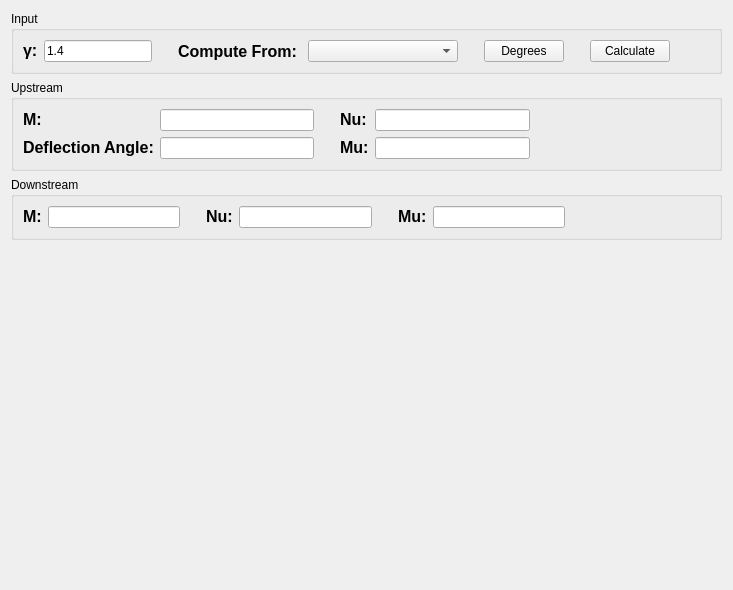
      <widget class="QWidget" name="tab_6">
       <attribute name="title">
        <string>Prandtl-Meyer</string>
       </attribute>
       <layout class="QVBoxLayout" name="verticalLayout_8">
        <item>
         <widget class="QGroupBox" name="groupBox_15">
          <property name="title">
           <string>Input</string>
          </property>
          <layout class="QHBoxLayout" name="horizontalLayout_15">
           <item>
            <widget class="QLabel" name="label_101">
             <property name="maximumSize">
              <size>
               <width>16777215</width>
               <height>16777215</height>
              </size>
             </property>
             <property name="font">
              <font>
               <pointsize>12</pointsize>
               <weight>75</weight>
               <bold>true</bold>
              </font>
             </property>
             <property name="text">
              <string>&lt;html&gt;&lt;head/&gt;&lt;body&gt;&lt;p&gt;γ:&lt;/p&gt;&lt;/body&gt;&lt;/html&gt;</string>
             </property>
            </widget>
           </item>
           <item>
            <widget class="QLineEdit" name="prandtlMeyerGammaEntry">
             <property name="text">
              <string>1.4</string>
             </property>
            </widget>
           </item>
           <item>
            <spacer name="horizontalSpacer_76">
             <property name="orientation">
              <enum>Qt::Horizontal</enum>
             </property>
             <property name="sizeType">
              <enum>QSizePolicy::Preferred</enum>
             </property>
             <property name="sizeHint" stdset="0">
              <size>
               <width>20</width>
               <height>20</height>
              </size>
             </property>
            </spacer>
           </item>
           <item>
            <widget class="QLabel" name="label_102">
             <property name="maximumSize">
              <size>
               <width>16777215</width>
               <height>16777215</height>
              </size>
             </property>
             <property name="font">
              <font>
               <pointsize>12</pointsize>
               <weight>75</weight>
               <bold>true</bold>
              </font>
             </property>
             <property name="text">
              <string>Compute From: </string>
             </property>
            </widget>
           </item>
           <item>
            <widget class="QComboBox" name="prandtlMeyerOptionCombo">
             <property name="minimumSize">
              <size>
               <width>150</width>
               <height>0</height>
              </size>
             </property>
            </widget>
           </item>
           <item>
            <spacer name="horizontalSpacer_77">
             <property name="orientation">
              <enum>Qt::Horizontal</enum>
             </property>
             <property name="sizeType">
              <enum>QSizePolicy::Maximum</enum>
             </property>
             <property name="sizeHint" stdset="0">
              <size>
               <width>20</width>
               <height>20</height>
              </size>
             </property>
            </spacer>
           </item>
           <item>
            <widget class="QPushButton" name="prandtlMeyerDegreeChkBtn">
             <property name="toolTip">
              <string>Determines whether the value in the deflection entry are degrees or radians.</string>
             </property>
             <property name="text">
              <string>Degrees</string>
             </property>
             <property name="checkable">
              <bool>true</bool>
             </property>
            </widget>
           </item>
           <item>
            <spacer name="horizontalSpacer_78">
             <property name="orientation">
              <enum>Qt::Horizontal</enum>
             </property>
             <property name="sizeType">
              <enum>QSizePolicy::Maximum</enum>
             </property>
             <property name="sizeHint" stdset="0">
              <size>
               <width>20</width>
               <height>20</height>
              </size>
             </property>
            </spacer>
           </item>
           <item>
            <widget class="QPushButton" name="prandtlMeyerCalculateBtn">
             <property name="text">
              <string>Calculate</string>
             </property>
            </widget>
           </item>
           <item>
            <spacer name="horizontalSpacer_79">
             <property name="orientation">
              <enum>Qt::Horizontal</enum>
             </property>
             <property name="sizeHint" stdset="0">
              <size>
               <width>40</width>
               <height>20</height>
              </size>
             </property>
            </spacer>
           </item>
          </layout>
         </widget>
        </item>
        <item>
         <widget class="QGroupBox" name="groupBox_16">
          <property name="title">
           <string>Upstream</string>
          </property>
          <layout class="QGridLayout" name="gridLayout_11">
           <item row="1" column="10">
            <widget class="QLabel" name="label_108">
             <property name="text">
              <string/>
             </property>
            </widget>
           </item>
           <item row="1" column="0">
            <widget class="QLabel" name="label_107">
             <property name="font">
              <font>
               <pointsize>12</pointsize>
               <weight>75</weight>
               <bold>true</bold>
              </font>
             </property>
             <property name="text">
              <string>&lt;html&gt;&lt;head/&gt;&lt;body&gt;&lt;p&gt;M:&lt;/p&gt;&lt;/body&gt;&lt;/html&gt;</string>
             </property>
            </widget>
           </item>
           <item row="2" column="8">
            <widget class="QLabel" name="label_111">
             <property name="text">
              <string/>
             </property>
            </widget>
           </item>
           <item row="2" column="0">
            <widget class="QLabel" name="label_105">
             <property name="font">
              <font>
               <pointsize>12</pointsize>
               <weight>75</weight>
               <bold>true</bold>
              </font>
             </property>
             <property name="text">
              <string>&lt;html&gt;&lt;head/&gt;&lt;body&gt;&lt;p&gt;Deflection Angle:&lt;/p&gt;&lt;/body&gt;&lt;/html&gt;</string>
             </property>
            </widget>
           </item>
           <item row="2" column="3">
            <widget class="QLabel" name="label_109">
             <property name="font">
              <font>
               <pointsize>12</pointsize>
               <weight>75</weight>
               <bold>true</bold>
              </font>
             </property>
             <property name="text">
              <string>&lt;html&gt;&lt;head/&gt;&lt;body&gt;&lt;p&gt;Mu:&lt;/p&gt;&lt;/body&gt;&lt;/html&gt;</string>
             </property>
            </widget>
           </item>
           <item row="2" column="2">
            <spacer name="horizontalSpacer_82">
             <property name="orientation">
              <enum>Qt::Horizontal</enum>
             </property>
             <property name="sizeType">
              <enum>QSizePolicy::Maximum</enum>
             </property>
             <property name="sizeHint" stdset="0">
              <size>
               <width>20</width>
               <height>20</height>
              </size>
             </property>
            </spacer>
           </item>
           <item row="2" column="1">
            <widget class="QLineEdit" name="prandtlMeyerDeflectionAngleEdit"/>
           </item>
           <item row="1" column="2">
            <spacer name="horizontalSpacer_80">
             <property name="orientation">
              <enum>Qt::Horizontal</enum>
             </property>
             <property name="sizeType">
              <enum>QSizePolicy::Maximum</enum>
             </property>
             <property name="sizeHint" stdset="0">
              <size>
               <width>20</width>
               <height>20</height>
              </size>
             </property>
            </spacer>
           </item>
           <item row="1" column="3">
            <widget class="QLabel" name="label_103">
             <property name="font">
              <font>
               <pointsize>12</pointsize>
               <weight>75</weight>
               <bold>true</bold>
              </font>
             </property>
             <property name="text">
              <string>&lt;html&gt;&lt;head/&gt;&lt;body&gt;&lt;p&gt;Nu:&lt;/p&gt;&lt;/body&gt;&lt;/html&gt;</string>
             </property>
            </widget>
           </item>
           <item row="1" column="4">
            <widget class="QLineEdit" name="prandtlMeyerNuEdit"/>
           </item>
           <item row="1" column="1">
            <widget class="QLineEdit" name="prandtlMeyerUpstreamMachEdit"/>
           </item>
           <item row="2" column="4">
            <widget class="QLineEdit" name="prandtlMeyerMuEdit"/>
           </item>
           <item row="1" column="11">
            <spacer name="horizontalSpacer_81">
             <property name="orientation">
              <enum>Qt::Horizontal</enum>
             </property>
             <property name="sizeHint" stdset="0">
              <size>
               <width>40</width>
               <height>20</height>
              </size>
             </property>
            </spacer>
           </item>
           <item row="2" column="11">
            <spacer name="horizontalSpacer_83">
             <property name="orientation">
              <enum>Qt::Horizontal</enum>
             </property>
             <property name="sizeHint" stdset="0">
              <size>
               <width>40</width>
               <height>20</height>
              </size>
             </property>
            </spacer>
           </item>
          </layout>
         </widget>
        </item>
        <item>
         <widget class="QGroupBox" name="groupBox_17">
          <property name="title">
           <string>Downstream</string>
          </property>
          <layout class="QHBoxLayout" name="horizontalLayout_18">
           <item>
            <widget class="QLabel" name="label_112">
             <property name="font">
              <font>
               <pointsize>12</pointsize>
               <weight>75</weight>
               <bold>true</bold>
              </font>
             </property>
             <property name="text">
              <string>&lt;html&gt;&lt;head/&gt;&lt;body&gt;&lt;p&gt;M:&lt;/p&gt;&lt;/body&gt;&lt;/html&gt;</string>
             </property>
            </widget>
           </item>
           <item>
            <widget class="QLineEdit" name="prandtlMeyerDwnStrmMachEdit"/>
           </item>
           <item>
            <spacer name="horizontalSpacer_85">
             <property name="orientation">
              <enum>Qt::Horizontal</enum>
             </property>
             <property name="sizeType">
              <enum>QSizePolicy::Maximum</enum>
             </property>
             <property name="sizeHint" stdset="0">
              <size>
               <width>20</width>
               <height>20</height>
              </size>
             </property>
            </spacer>
           </item>
           <item>
            <widget class="QLabel" name="label_104">
             <property name="font">
              <font>
               <pointsize>12</pointsize>
               <weight>75</weight>
               <bold>true</bold>
              </font>
             </property>
             <property name="text">
              <string>&lt;html&gt;&lt;head/&gt;&lt;body&gt;&lt;p&gt;Nu:&lt;/p&gt;&lt;/body&gt;&lt;/html&gt;</string>
             </property>
            </widget>
           </item>
           <item>
            <widget class="QLineEdit" name="prandtlMeyerDwnStrmNuEdit"/>
           </item>
           <item>
            <spacer name="horizontalSpacer_84">
             <property name="orientation">
              <enum>Qt::Horizontal</enum>
             </property>
             <property name="sizeType">
              <enum>QSizePolicy::Maximum</enum>
             </property>
             <property name="sizeHint" stdset="0">
              <size>
               <width>20</width>
               <height>20</height>
              </size>
             </property>
            </spacer>
           </item>
           <item>
            <widget class="QLabel" name="label_114">
             <property name="font">
              <font>
               <pointsize>12</pointsize>
               <weight>75</weight>
               <bold>true</bold>
              </font>
             </property>
             <property name="text">
              <string>&lt;html&gt;&lt;head/&gt;&lt;body&gt;&lt;p&gt;Mu:&lt;/p&gt;&lt;/body&gt;&lt;/html&gt;</string>
             </property>
            </widget>
           </item>
           <item>
            <widget class="QLineEdit" name="prandtlMeyerDwnStrmMuEdit"/>
           </item>
           <item>
            <spacer name="horizontalSpacer_94">
             <property name="orientation">
              <enum>Qt::Horizontal</enum>
             </property>
             <property name="sizeHint" stdset="0">
              <size>
               <width>40</width>
               <height>20</height>
              </size>
             </property>
            </spacer>
           </item>
           <item>
            <widget class="QLabel" name="label_113">
             <property name="text">
              <string/>
             </property>
            </widget>
           </item>
          </layout>
         </widget>
        </item>
        <item>
         <spacer name="verticalSpacer_9">
          <property name="orientation">
           <enum>Qt::Vertical</enum>
          </property>
          <property name="sizeHint" stdset="0">
           <size>
            <width>20</width>
            <height>339</height>
           </size>
          </property>
         </spacer>
        </item>
       </layout>
      </widget>
